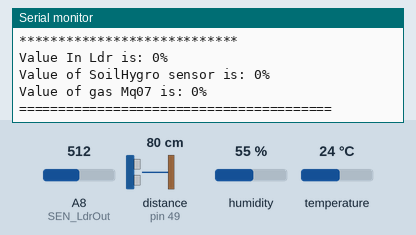
Simulated run of this sketch. Board: Arduino Mega 2560, built with avr-gcc and run on an emulated ATmega2560. Shown: the last lines printed to the serial monitor. The test bench sets the inputs (shaded band); at power-on: distance to the obstacle (sensor on pin 49) 80 cm, humidity 55 %, A8 (SEN_LdrOut) = 512, temperature 24 °C. The echo pulse lasts 58.3 µs per cm.

Above: at 4.2 s.
4.3 s: distance to the obstacle (sensor on pin 49) set to 2 cm
5.8 s: humidity set to 22 %
At 6.39 s:
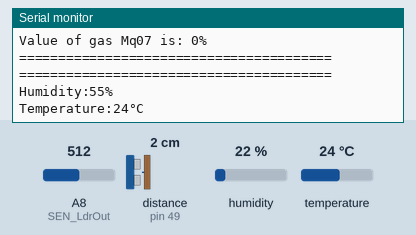
7.3 s: distance to the obstacle (sensor on pin 49) set to 9 cm
At 9.65 s:
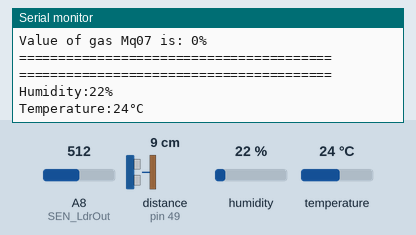
16.3 s: A8 (SEN_LdrOut) set to 716
At 17.5 s:
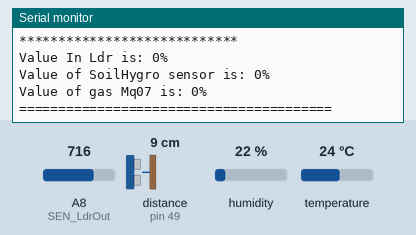
17.8 s: temperature set to 12 °C
19.3 s: A8 (SEN_LdrOut) set to 992
Timing chart, 0 to 21.8 s (numbered marks = the images above; inputs shaded):
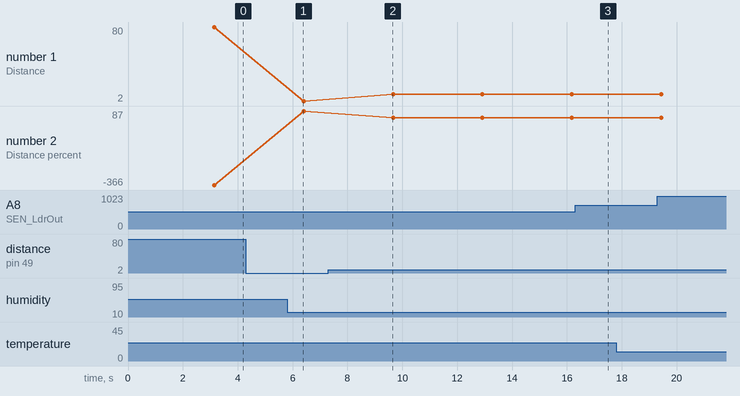

Measured:
- plotted number 1: 2 → 9 after the input at 7.3 s
- plotted number 2: 87 → 46 after the input at 7.3 s

The sketch:

1.AllSend_Serial.ino
```cpp
/* YourDuinoStarter Example: Sketch Template
 - WHAT IT DOES
 - SEE the comments after "//" on each line below
 - CONNECTIONS:
   -
   -
 - V1.00 09/11/12
   Questions: terry@yourduino.com */

/*-----( Import needed libraries )-----*/
  #include <HCSR04.h>
  #include "DHT.h"
/*-----( Declare Constants and Pin Numbers )-----*/
  #define DHTPIN 2    // Digital pin connected to the DHT sensor
  #define SEN_UltraSonicTrigPin 48 //attach pin D3 Arduino to pin Trig  of HC-SR04
  #define SEN_UltraSonicEchoPin 49 // attach pin D4 Arduino to pin Echo of HC-SR04

  const int SEN_LdrOut = A8;
/*-----( Declare objects )-----*/
  // defines variables
  int Val_humi = 0; // Humidity variables
  int Val_temp = 0;// Temperature variables

  int Val_OutLdr = 0;

  long Val_duration; // variable for the duration of sound wave travel
  float Val_distance; // variable for the distance measurement
  int Val_distpercent;

  //xbee side variables
  int analogMSB1 = 0;
  int analogLSB1 = 0;
  int Val_SoilHygro = 0;

  int analogMSB2 = 0;
  int analogLSB2 = 0;
  int Val_InLdr = 0;

  int analogMSB3 = 0;
  int analogLSB3 = 0;
  int Val_Mq07Gas = 0;
/*-----( Declare Variables )-----*/
    #define DHTTYPE DHT11   // DHT 11

    DHT dht(DHTPIN, DHTTYPE);
    HCSR04 hc(SEN_UltraSonicTrigPin, SEN_UltraSonicEchoPin); //initialisation class HCSR04 (trig pin , echo pin)

void setup (){
  Serial.begin(9600);

  Serial.println(F("DHT11 test!"));
  Serial.println(F("Ldr Test")); // print some text in Serial Monitor
  Serial.println(F("Ultrasonic Sensor HC-SR04 Test")); // print some text in Serial Monitor
  Serial.println(F("Xbee Router Test")); // print some text in Serial Monitor
  Serial.println("with Arduino UNO R3");

  dht.begin();

  pinMode(SEN_UltraSonicTrigPin, OUTPUT); // Sets the trigPin as an OUTPUT
  pinMode(SEN_UltraSonicEchoPin, INPUT); // Sets the echoPin as an INPUT
}
void loop() {
  Read_Sen_Dht11_Loop();
  Read_Sen_OutLDR_Loop();
  Read_Sen_UltraSonic_Loop();
  Read_RemoteXbee_Loop();
  Print_Serial_loop();
}

void Read_Sen_Dht11_Loop() {
  delay(1000);
  Val_humi = dht.readHumidity();// Sensor readings may also be up to 2 seconds 'old' (its a very slow sensor)
  Val_temp = dht.readTemperature(); // Read temperature as Celsius (the default)
  // Check if any reads failed and exit early (to try again).
  if (isnan(Val_humi) || isnan( Val_temp )) {
    Serial.println(F("Failed to read from DHT sensor!"));
    return;
  }
}
void Read_Sen_OutLDR_Loop() {
  delay(1000);
  Val_OutLdr = analogRead(SEN_LdrOut) ;
  Val_OutLdr =   map(Val_OutLdr, 100, 1023, 10, 99);
}
void Read_Sen_UltraSonic_Loop() {
  delay(1000);
  Val_distance = hc.dist();
  Val_distpercent =   map(Val_distance, 17, 0, 0, 99);
}
void Read_RemoteXbee_Loop() {
  //checks for Xbee
  if (Serial.available() >= 29) { // ean einai to frame me 29 bits
    if (Serial.read() == 0x7E) { // ean to frame ksekina me to 7E
      for (int i = 1; i < 21; i++) {
        byte discardbyte = Serial.read();
      }
      //Read Soil hygro
      analogMSB1 = Serial.read();
      analogLSB1 = Serial.read();
      Val_SoilHygro = analogLSB1 + (analogMSB1 * 256);
      Val_SoilHygro =   map(Val_SoilHygro, 400, 1023, 99, 0);

      //Read LDR SENSOR
      analogMSB2 = Serial.read();
      analogLSB2 = Serial.read();
      Val_InLdr = analogLSB2 + (analogMSB2 * 256);
      Val_InLdr =   map(Val_InLdr, 0, 900, 0, 99);

      //Read Gas Sensor Mq07
      analogMSB3 = Serial.read();
      analogLSB3 = Serial.read();
      Val_Mq07Gas = analogLSB3 + (analogMSB3 * 256);
      Val_Mq07Gas =   map(Val_Mq07Gas, 400, 1030, 0, 99);
    }
  }
}

void Print_Serial_loop(){
  Serial.println("========================================");
  Serial.print(F("Humidity:")); Serial.print(Val_humi); (Serial.println(F("% ")));
  Serial.print(F("Temperature:"));  Serial.print(Val_temp); Serial.println(F("°C "));
  Serial.print("Distance:");Serial.print(Val_distance);Serial.print("cm");Serial.print(" Distance percent:");Serial.print(Val_distpercent);Serial.println("%");
  Serial.print("Out LDR Value is: "); Serial.print(Val_OutLdr);Serial.println("%");
  Serial.println("****************************");
  Serial.print("Value In Ldr is: "); Serial.print(Val_InLdr);Serial.println("%");
  Serial.print("Value of SoilHygro sensor is: "); Serial.print(Val_SoilHygro);Serial.println("%");
  Serial.print("Value of gas Mq07 is: "); Serial.print(Val_Mq07Gas);Serial.println("%");
  Serial.println("========================================");
}

void setRem_LED_ALERT_Org_GasMq07_DIO4(char value) {
  Serial.write(0x7E);
  Serial.write(byte(0x0));
  Serial.write(0x10);
  Serial.write(0x17);
  Serial.write(byte(0x0));
  Serial.write(byte(0x0));
  Serial.write(byte(0x0));
  Serial.write(byte(0x0));
  Serial.write(byte(0x0));
  Serial.write(byte(0x0));
  Serial.write(byte(0x0));
  Serial.write(0xFF);
  Serial.write(0xFF);
  Serial.write(0xFF);
  Serial.write(0xFE);
  Serial.write(0x02);
  Serial.write('D');
  Serial.write('4');
  Serial.write(value);
  long sum = 0x17 + 0xFF + 0xFF + 0xFF + 0xFE + 0x02 + 'D' + '4' + value;
  Serial.write(0xFF - (sum & 0xFF));
}
void setRem_LED_Blue_MOV_Sunshade_DIO11(char value) { //ldr->Sunshade ok2 xbee
  Serial.write(0x7E);
  Serial.write(byte(0x0));
  Serial.write(0x10);
  Serial.write(0x17);
  Serial.write(byte(0x0));
  Serial.write(byte(0x0));
  Serial.write(byte(0x0));
  Serial.write(byte(0x0));
  Serial.write(byte(0x0));
  Serial.write(byte(0x0));
  Serial.write(byte(0x0));
  Serial.write(0xFF);
  Serial.write(0xFF);
  Serial.write(0xFF);
  Serial.write(0xFE);
  Serial.write(0x02);
  Serial.write('P');
  Serial.write('1');
  Serial.write(value);
  long sum = 0x17 + 0xFF + 0xFF + 0xFF + 0xFE + 0x02 + 'P' + '1' + value;
  Serial.write(0xFF - (sum & 0xFF));
}
void setRem_LED_Blue_Yellow_ForggerSpraySytem_DIO12(char value) {
  Serial.write(0x7E);
  Serial.write(byte(0x0));
  Serial.write(0x10);
  Serial.write(0x17);
  Serial.write(byte(0x0));
  Serial.write(byte(0x0));
  Serial.write(byte(0x0));
  Serial.write(byte(0x0));
  Serial.write(byte(0x0));
  Serial.write(byte(0x0));
  Serial.write(byte(0x0));
  Serial.write(0xFF);
  Serial.write(0xFF);
  Serial.write(0xFF);
  Serial.write(0xFE);
  Serial.write(0x02);
  Serial.write('P');
  Serial.write('2');
  Serial.write(value);
  long sum = 0x17 + 0xFF + 0xFF + 0xFF + 0xFE + 0x02 + 'P' + '2' + value;
  Serial.write(0xFF - (sum & 0xFF));
}
```
